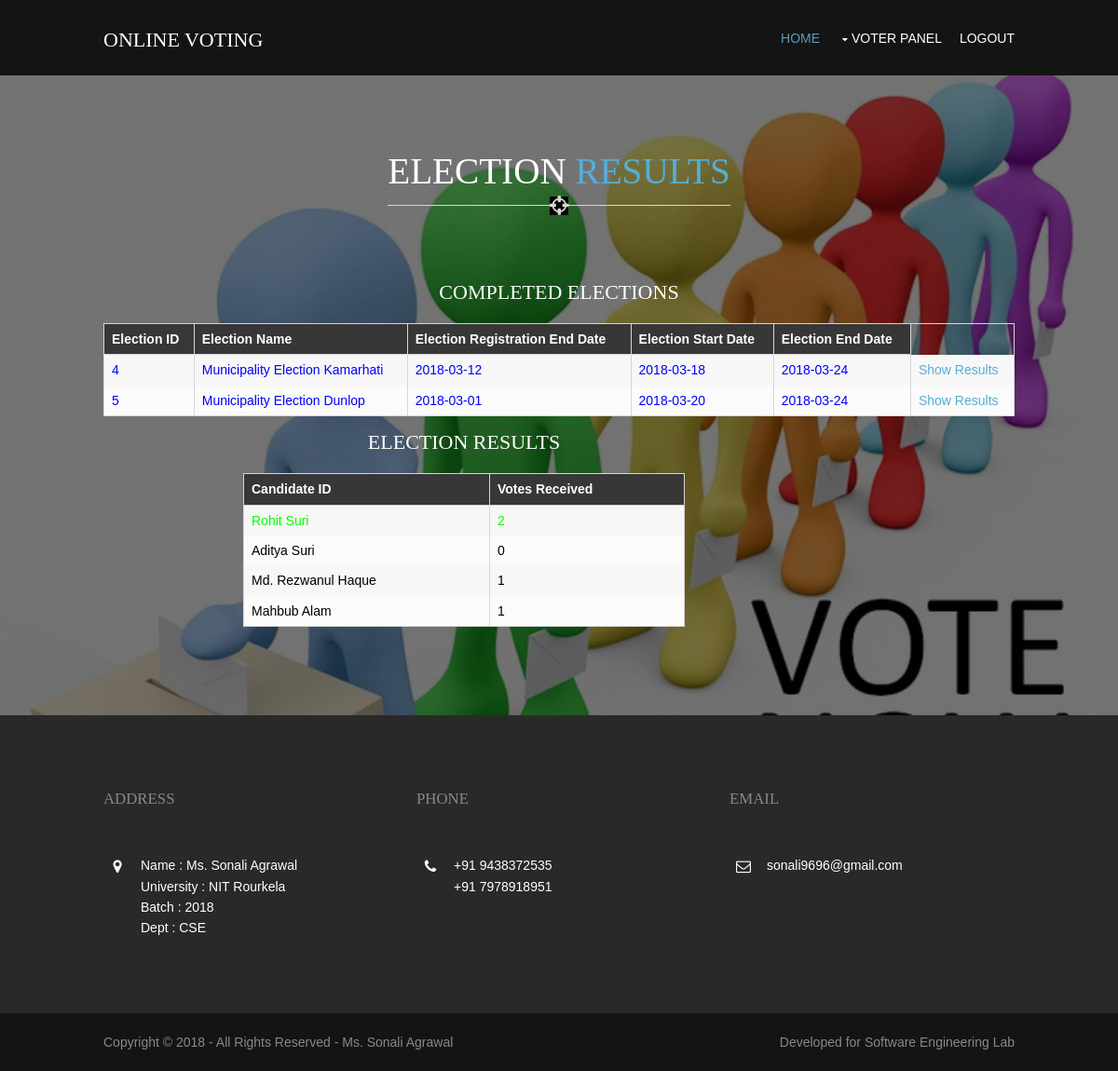
The app's page /electionResults.php?election_id=4 (signed in) with its own data.
### tables this page shows
CREATE TABLE IF NOT EXISTS `tbelections` (
  `election_id` int(11) NOT NULL AUTO_INCREMENT,
  `election_name` varchar(255) NOT NULL,
  `reg_date` date NOT NULL,
  `start_date` date NOT NULL,
  `end_date` date NOT NULL,
  `status` enum('S','F','P','C') NOT NULL,
  PRIMARY KEY (`election_id`)
);

CREATE TABLE IF NOT EXISTS `tbmembers` (
  `member_id` int(5) NOT NULL AUTO_INCREMENT,
  `first_name` varchar(45) NOT NULL,
  `last_name` varchar(45) NOT NULL,
  `email` varchar(45) NOT NULL,
  `voter_id` varchar(45) NOT NULL,
  `password` varchar(45) NOT NULL,
  `voter_status` int(11) NOT NULL DEFAULT '0',
  `candi_status` int(11) NOT NULL DEFAULT '0',
  `is_candidate` int(11) NOT NULL DEFAULT '0',
  `milestones` text NOT NULL,
  PRIMARY KEY (`member_id`),
  UNIQUE KEY `voter_id` (`voter_id`)
);

### electionResults.php (the view, shortened to what this page needs)
<?php
 $mysqli = new mysqli("localhost", "root", "", "poll");
    ?>
<!DOCTYPE html>
<html>
<head>
<link href="layout/styles/layout.css" rel="stylesheet" type="text/css" media="all">
</head>
<body id="top">
<div class="wrapper row1">
  <header id="header" class="hoc clear">
    <div id="logo" class="fl_left">
      <h1><a href="index.php">ONLINE VOTING</a></h1>
    </div>
    <nav id="mainav" class="fl_right">
      <ul class="clear">
        <li class="active"><a href="voter.php">Home</a></li>
        <li><a class="drop" href="#">Voter Panel</a>
        </li>
        <li><a href="logout.php">Logout</a></li>
      </ul>
    </nav>
  </header>
</div>
<div class="wrapper bgded overlay" style="background-image:url('images/demo/backgrounds/background1.jpg');">
  <section id="testimonials" class="hoc container clear">
    <center>
	<h2 class="font-x3 uppercase btmspace-80 underlined"> Election <a href="#">Results</a></h2>
    </center>
	<ul class="nospace group">
        <table border="0" width="100%" align="center">
            <CAPTION><h3>COMPLETED ELECTIONS</h3></CAPTION>
            <tr>
            <th>Election ID</th>
            <th>Election Name</th>
            <th>Election Registration End Date</th>
            <th>Election Start Date</th>
            <th>Election End Date</th>
            </tr>
            <?php
                $result = $mysqli->query("SELECT * FROM tbelections WHERE status = 'F'");
                while ($row = mysqli_fetch_array($result)){
                echo "<tr>";
                echo "<td style='color:#0000ff'>" . $row['election_id']."</td>";
                echo "<td style='color:#0000ff'>" . $row['election_name']."</td>";
                echo "<td style='color:#0000ff'>" . $row['reg_date']."</td>";
                echo "<td style='color:#0000ff'>" . $row['start_date']."</td>";
                echo "<td style='color:#0000ff'>" . $row['end_date']."</td>";
                echo '<td><a href="electionResults.php?election_id=' . $row['election_id'] .'">Show Results</a></td>';
                echo "</tr>";
                }
            ?>
        </table>
      <li class="one_half">
      <?php if (isset($_GET['election_id'])) {
       $election_id = $_GET['election_id'];
       $result = $mysqli->query("SELECT * FROM tbcandidates WHERE election_id = '$election_id'");
       $name = [];
       $votes = [];
	   $max_votes=0;
	   $max_vote_member_index=-1;
       $i=-1;
       while ($row = mysqli_fetch_array($result)){
            $candidate = $row['candidate_id'];
            $election = $row['election_id'];
            $res = $mysqli->query("SELECT * FROM tbmembers WHERE member_id = '$candidate'");
            while ($r = mysqli_fetch_array($res)){
                $name[++$i] = $r['first_name'].' '.$r['last_name'];
            }
            $res2 = $mysqli->query("SELECT * FROM tbvote WHERE election_id = '$election' AND candidate_id = '$candidate'");
            $votes[$i] = mysqli_num_rows($res2);
			if($votes[$i] > $max_votes)
			{
				$max_votes = $votes[$i];
				$max_vote_member_index = $i;
			}
        }
        ?><table border="0" width="100%" align="center" style="margin-left: 120px">
            <CAPTION><h3>ELECTION RESULTS</h3></CAPTION>
            <tr>
            <th>Candidate ID</th>
            <th>Votes Received</th>
            </tr>
            <?php
                for($j=0;$j<=$i;$j++){
					if($j == $max_vote_member_index)
					{
						echo "<tr>";
						echo "<td style='color:#00ff00'>" . $name[$j]."</td>";
						echo "<td style='color:#00ff00'>" . $votes[$j]."</td>";
						echo "</tr>";
					}
					else
					{
						echo "<tr>";
						echo "<td style='color:#000000'>" . $name[$j]."</td>";
						echo "<td style='color:#000000'>" . $votes[$j]."</td>";
						echo "</tr>";
					}
                }
            ?>
        </table>
        <?php } ?>
      </li>
    </ul>
  </section>
</div>
<div class="wrapper row4">
  <footer id="footer" class="hoc clear">
    <div class="one_third first">
      <h6 class="title">Address</h6>
      <ul class="nospace linklist contact">
        <li><i class="fa fa-map-marker"></i>
          <address>
          <p>
          Name        : Ms. Sonali Agrawal <br>
          University  : NIT Rourkela <br>
          Batch       : 2018 <br>
          Dept        : CSE <br>
          </p>
          </address>
        </li>
      </ul>
    </div>
    <div class="one_third">
      <h6 class="title">Phone</h6>
      <ul class="nospace linklist contact">
        <li><i class="fa fa-phone"></i> +91 9438372535<br>
          +91 7978918951</li>
      </ul>
    </div>
    <div class="one_third">
      <h6 class="title">Email</h6>
      <ul class="nospace linklist contact">
        <li><i class="fa fa-envelope-o"></i> sonali9696@gmail.com </li>
      </ul>
    </div>
  </footer>
</div>
<div class="wrapper row5">
  <div id="copyright" class="hoc clear">
    <p class="fl_left">Copyright &copy; 2018 - All Rights Reserved - <a href="#">Ms. Sonali Agrawal</a></p>
    <p class="fl_right">Developed for <a target="_blank" href="http://www.os-templates.com/" title="Free Website Templates">Software Engineering Lab</a></p>
  </div>
</div>
</body>
</html>

### layout/styles/layout.css (style rules this page uses)
#header { padding:30px 0 0 0; }
#header #logo { margin-top:; }
#header #logo h1 { margin:0; padding:0; font-size:22px; text-transform:uppercase; }
.container { padding:80px 0; }
#testimonials li:last-child { margin-bottom:0; }
#footer { padding:80px 0; }
#footer .title { margin:0 0 50px 0; padding:0; font-size:1.2rem; text-transform:uppercase; }
#footer .linklist li { display:block; margin-bottom:15px; padding:0 0 15px 0; border-bottom:1px solid; }
#footer .linklist li:last-child { margin:0; padding:0; border:none; }
#footer .linklist li::before, #footer .linklist li::after { display:table; content:""; }
#footer .linklist li, #footer .linklist li::after { clear:both; }
#footer .contact.linklist li, #footer .contact.linklist li:last-child { position:relative; padding-left:40px; }
#footer .contact li * { margin:0; padding:0; line-height:1.6; }
#footer .contact li i { display:block; position:absolute; top:0; left:0; width:30px; font-size:16px; text-align:center; }
#copyright { padding:20px 0; }
#copyright * { margin:0; padding:0; }
*, *::before, *::after { transition:all .3s ease-in-out; }
nav ul, nav ol { margin:0; padding:0; list-style:none; }
#mainav, #breadcrumb, .sidebar nav { line-height:normal; }
#mainav .drop::after, #mainav li li .drop::after, #breadcrumb li a::after, .sidebar nav a::after { position:absolute; font-family:"FontAwesome"; font-size:10px; line-height:10px; }
#mainav ul.clear { margin-top:3px; }
#mainav ul { text-transform:uppercase; }
#mainav li { display:inline-block; position:relative; margin:0 15px 0 0; padding:0; }
#mainav li:last-child { margin-right:0; }
#mainav li a { display:block; padding:0 0 32px 0; }
#mainav .drop { padding-left:15px; }
#mainav .drop::after, #mainav li li .drop::after { content:"\f0d7"; }
#mainav .drop::after { top:5px; left:5px; }
table, th, td { border:1px solid; border-collapse:collapse; vertical-align:top; }
table, th { table-layout:auto; }
table { width:100%; margin-bottom:15px; }
th, td { padding:5px 8px; }
td { border-width:0 1px; }
body { color:#888888; background-color:#141414; }
a { color:#56AED4; }
.overlay { color:#FFFFFF; background-color:inherit; }
.overlay::after { color:inherit; background-color:rgba(0,0,0,.55); }
.underlined::before { background-color:#D7D7D7; }
.underlined::after { color:#D7D7D7; background-color:#FFFFFF; }
.bgded .underlined::after { background-color:#000000; }
.row1 { color:#FFFFFF; background-color:#141414; }
.row4 { color:#FFFFFF; background-color:#292929; }
.row5, .row5 a { color:#888888; background-color:#141414; }
#header #logo * { color:inherit; }
#footer .title { color:#888888; }
#footer .linklist li { border-color:#141414; }
#mainav li a { color:inherit; }
#mainav .active a, #mainav a:hover, #mainav li:hover > a { color:#5B9BBD; background-color:inherit; }
table, th, td, #comments .avatar, #comments input, #comments textarea { border-color:#D7D7D7; }
th { color:#FFFFFF; background-color:#373737; }
tr, #comments li, #comments input[type="submit"], #comments input[type="reset"] { color:inherit; background-color:#FBFBFB; }
tr:nth-child(even), #comments li:nth-child(even) { color:inherit; background-color:#F7F7F7; }
table a, #comments a { background-color:inherit; }
@media screen and (min-width:978px) { .hoc { max-width:978px; } }

### records on screen
tbelections: election_id "4", election_name "Municipality Election Kamarhati", reg_date "2018-03-12", start_date "2018-03-18", end_date "2018-03-24"
tbelections: election_id "5", election_name "Municipality Election Dunlop", reg_date "2018-03-01", start_date "2018-03-20", end_date "2018-03-24"
tbmembers: j "Rohit Suri", member_id "2"

### other values on screen
$name[$j] "Aditya Suri"
$votes[$j] "0"
$name[$j] "Md. Rezwanul Haque"
$votes[$j] "1"
$name[$j] "Mahbub Alam"
